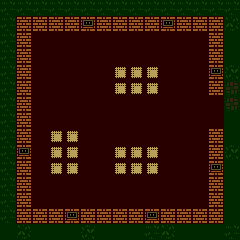

A 2D game scene composited from a Tiled map and its tileset images. What follows is a short description and the map's XML, with every tile layer's data as written:
An orthogonal 15x15 tile map with 16x16 px tiles, 3 tile layers (floor, wall, units), 1 hidden layer not drawn.

<map version="1.10" tiledversion="2025.05.05" orientation="orthogonal" renderorder="right-down" width="15" height="15" tilewidth="16" tileheight="16" infinite="0" nextlayerid="6" nextobjectid="1">
 <tileset firstgid="1" source="../../tiles/battle/farm.tsx" />
 <layer id="1" name="floor" width="15" height="15">
  <data encoding="csv">
18,18,18,18,18,18,18,18,18,18,18,18,18,18,18,
18,2,2,2,2,2,2,2,2,2,2,2,2,2,17,
18,2,2,2,2,2,2,2,2,2,2,2,2,2,4,
18,2,2,2,2,2,2,2,2,2,2,2,2,2,4,
18,2,2,2,2,2,2,2,2,2,2,2,2,2,16,
18,2,2,2,2,2,2,2,2,2,2,2,2,2,14,
18,2,2,2,2,2,2,2,2,2,2,2,2,2,14,
18,2,2,2,2,2,2,2,2,2,2,2,2,2,4,
18,2,2,2,2,2,2,2,2,2,2,2,2,2,4,
18,2,2,2,2,2,2,2,2,2,2,2,2,2,16,
18,2,2,2,2,2,2,2,2,2,2,2,2,2,4,
18,2,2,2,2,2,2,2,2,2,2,2,2,2,4,
18,2,2,2,2,2,2,2,2,2,2,2,2,2,4,
18,2,2,2,2,2,2,2,2,2,2,2,2,2,4,
4,17,4,4,4,16,4,4,4,18,17,4,4,4,18
</data>
 </layer>
 <layer id="3" name="wall" width="15" height="15">
  <data encoding="csv">
0,0,0,0,0,0,0,0,0,0,0,0,0,0,0,
0,72,72,72,72,73,72,72,72,72,73,72,72,72,0,
0,72,0,0,0,0,0,0,0,0,0,0,0,72,0,
0,72,0,0,0,0,0,0,0,0,0,0,0,72,0,
0,72,0,0,0,0,0,46,46,46,0,0,0,73,0,
0,72,0,0,0,0,0,46,46,46,0,0,0,72,0,
0,72,0,0,0,0,0,0,0,0,0,0,0,0,0,
0,72,0,0,0,0,0,0,0,0,0,0,0,0,0,
0,72,0,46,46,0,0,0,0,0,0,0,0,72,0,
0,73,0,46,46,0,0,46,46,46,0,0,0,72,0,
0,72,0,46,46,0,0,46,46,46,0,0,0,73,0,
0,72,0,0,0,0,0,0,0,0,0,0,0,72,0,
0,72,0,0,0,0,0,0,0,0,0,0,0,72,0,
0,72,72,72,73,72,72,72,72,73,72,72,72,72,0,
0,0,0,0,0,0,0,0,0,0,0,0,0,0,0
</data>
 </layer>
 <layer id="5" name="roof" width="15" height="15" visible="0">
  <data encoding="csv">
0,0,0,0,0,0,0,0,0,0,0,0,0,0,0,
0,24,24,24,24,24,24,24,24,24,24,24,24,24,0,
0,24,24,24,24,24,24,24,24,24,24,24,24,24,0,
0,24,24,24,24,24,24,24,24,24,24,24,24,24,0,
0,24,24,24,24,24,24,24,24,24,24,24,24,24,0,
0,24,24,24,24,24,24,24,24,24,24,24,24,24,0,
0,24,24,24,24,24,24,24,24,24,24,24,24,24,0,
0,24,24,24,24,24,24,24,24,24,24,24,24,24,0,
0,24,24,24,24,24,24,24,24,24,24,24,24,24,0,
0,24,24,24,24,24,24,24,24,24,24,24,24,24,0,
0,24,24,24,24,24,24,24,24,24,24,24,24,24,0,
0,24,24,24,24,24,24,24,24,24,24,24,24,24,0,
0,24,24,24,24,24,24,24,24,24,24,24,24,24,0,
0,24,24,24,24,24,24,24,24,24,24,24,24,24,0,
0,0,0,0,0,0,0,0,0,0,0,0,0,0,0
</data>
 </layer>
 <layer id="4" name="units" width="15" height="15">
  <data encoding="csv">
0,0,0,0,0,0,0,0,0,0,0,0,0,0,0,
0,0,0,0,0,0,0,0,0,0,0,0,0,0,0,
0,0,0,0,0,0,0,0,0,0,0,0,0,0,0,
0,0,0,0,0,0,0,0,0,0,0,0,0,0,0,
0,0,0,0,0,0,0,0,0,0,0,0,0,0,0,
0,0,0,0,0,0,0,0,0,0,0,0,0,0,0,
0,0,0,0,0,0,0,0,0,0,0,0,0,0,0,
0,0,0,0,0,0,0,0,0,0,0,0,0,0,0,
0,0,0,0,0,0,0,0,0,0,0,0,0,0,0,
0,0,0,0,0,0,0,0,0,0,0,0,0,0,0,
0,0,0,0,0,0,0,0,0,0,0,0,0,0,0,
0,0,0,0,0,0,0,0,0,0,0,0,0,0,0,
0,0,0,0,0,0,0,0,0,0,0,0,0,0,0,
0,0,0,0,0,0,0,0,0,0,0,0,0,0,0,
0,0,0,0,0,0,0,0,0,0,0,0,0,0,0
</data>
 </layer>
</map>
